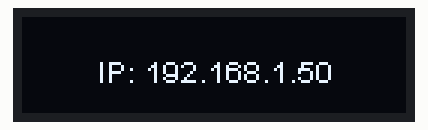
Recording of a sketch running on a simulated ESP8266 (NodeMCU). On the bench: 128×32 one-colour display. WiFi joins after 1.5 s; servers stay silent unless stated; network time is answered at once with the bench clock; the local clock reads 2024-03-15 10:24:30 at power-on unless the sketch sets it; what the sketch prints to the serial monitor is not drawn.

Above: at 1.6 s.
At 5.6 s:
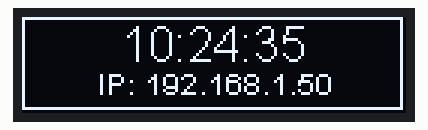
At 10.7 s:
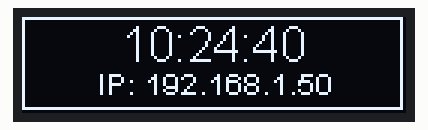
At 19.8 s:
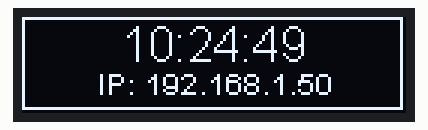
At 28.8 s:
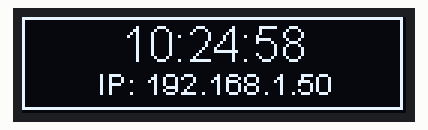
At 38.9 s:
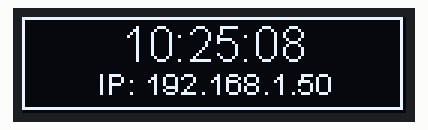

The sketch:

I2C-Display.ino
```cpp
#include <ESP8266WiFi.h>
#include <WiFiUdp.h>
#include <NTPClient.h>
#include <SSD1306Wire.h>

#define SDA_PIN       4
#define SCL_PIN       5
#define ENDERECO_OLED 0x3C
#define TAMANHO       GEOMETRY_128_32
#define TIME_ZONE    -3

// WiFi network info.
const char* ssid = "ssid";
const char* senha = "senha";

unsigned long contador;         // the debounce time; increase if the output flickers
unsigned long intervalo = 1000; // Tempo em ms do intervalo a ser utilizado

WiFiUDP ntpUDP; // Cliente UDP para o NTP
NTPClient horaCliente(ntpUDP, "pool.ntp.org", TIME_ZONE * 3600, 60000); // Configuracao do Cliente NTP
SSD1306Wire display(ENDERECO_OLED, SDA_PIN, SCL_PIN, TAMANHO); // SDA, SCL -> Configuracao do display SSD1306

void setup() {
  // Conexao to Wi-Fi
  // Mostrar informacao no Display OLED
  display.init();
  display.setTextAlignment(TEXT_ALIGN_CENTER_BOTH);
  display.setFont(ArialMT_Plain_24);
  display.drawString(display.getWidth() / 2, display.getHeight() / 2, "Conectando");
  display.display();
  // Mostrar informacao na porta Serial
  Serial.begin(115200);
  Serial.print("Conectando ");
  Serial.println(ssid);
  WiFi.begin(ssid, senha);
  while (WiFi.status() != WL_CONNECTED) {
    delay(500);
    Serial.print(".");
  }
  // Mostra IP da conexao na porta Serial
  Serial.println("");
  Serial.println("WiFi conectado.");
  Serial.print("Endereço IP: ");
  Serial.println(WiFi.localIP());
  Serial.println("Use este endereço para conectar ao ESP8266");
  Serial.println();
  // Mostra o IP da conexao no display OLED
  display.clear();
  display.setFont(ArialMT_Plain_10);
  display.drawString(display.getWidth() / 2, 18, "IP: " + WiFi.localIP().toString());
  display.display();

  horaCliente.begin();
  contador = millis();
}

void loop() {
  String infoDisplay;
  if (millis() - contador > intervalo) {
    horaCliente.update(); // Atualiza a hora no sistema utilizando o servidor NTP
    infoDisplay = horaCliente.getFormattedTime();
    // Mostra hora na porta Serial
    Serial.println(infoDisplay); // Imprime informacao formatada na serial
    // Mostra hora no display OLED
    display.clear();
    display.drawRect(0, 0, display.getWidth() - 1, display.getHeight() - 1);
    display.setTextAlignment(TEXT_ALIGN_CENTER);
    display.setFont(ArialMT_Plain_16);
    display.drawString(display.getWidth() / 2,  0, infoDisplay);
    display.setFont(ArialMT_Plain_10);
    display.drawString(display.getWidth() / 2, 16, "IP: " + WiFi.localIP().toString());
    display.display();
    contador = millis();
  }
}
```

Measured:
- what the display in image 0 shows lasts 1.1 s, from 1.5 s to 2.6 s
